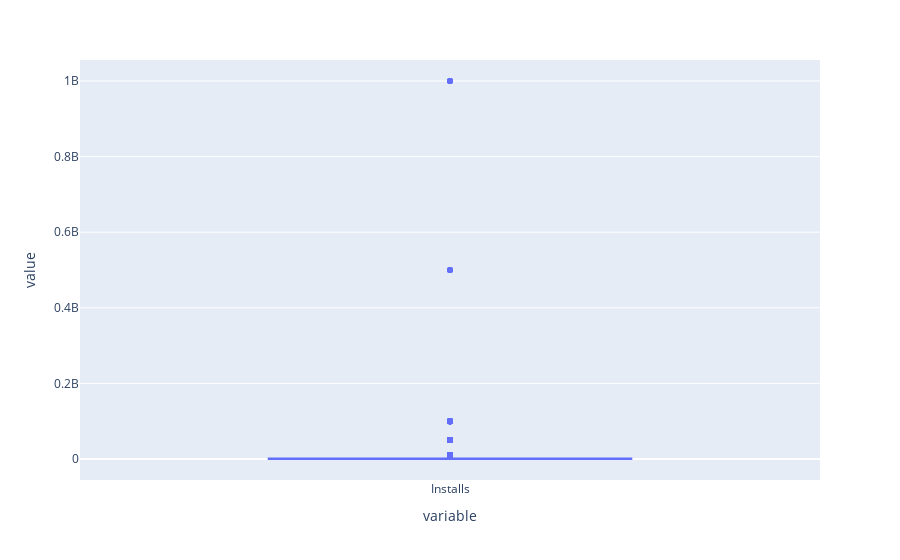

Write notebook code for a chart like this one.
### Code cell
px.box(new_df['Installs'])

### Figure 1 — Plotly figure (JSON) as saved in the notebook; plotly's stock layout.template omitted (floating-point values rounded to 4 significant figures; data arrays with more than 128 entries replaced by an {"elided": "..."} marker saying what was removed)
{"data": [{"alignmentgroup": "True", "hovertemplate": "variable=%{x}<br>value=%{y}<extra></extra>", "legendgroup": "", "marker": {"color": "#636efa"}, "name": "", "notched": false, "offsetgroup": "", "orientation": "v", "showlegend": false, "type": "box", "x": {"elided": "7504 str values"}, "x0": " ", "xaxis": "x", "y": {"elided": "7504 int values"}, "y0": " ", "yaxis": "y"}], "layout": {"boxmode": "group", "legend": {"tracegroupgap": 0}, "margin": {"t": 60}, "xaxis": {"anchor": "y", "domain": [0, 1], "title": {"text": "variable"}}, "yaxis": {"anchor": "x", "domain": [0, 1], "title": {"text": "value"}}}}
